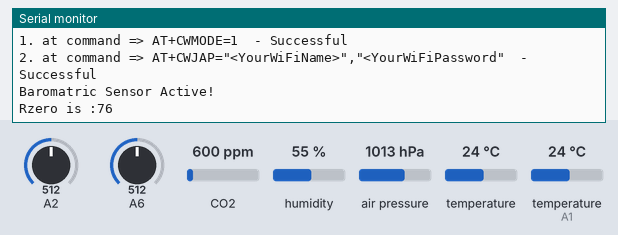
A sketch run on a simulated Arduino Uno, built with avr-gcc and run on an emulated ATmega328P. Shown: the last lines printed to the serial monitor. Inputs (shaded band) come from the test bench; at power-on: air pressure 1013 hPa, A2 = 512, CO2 600 ppm, A6 = 512, humidity 55 %, temperature 24 °C, temperature (sensor on A1) 24 °C. The modem accepts every AT command (registered, SIM ready, sends succeed) and sends nothing else.

Above: at 1.3 s.
1.4 s: air pressure set to 952 hPa
At 3.4 s:
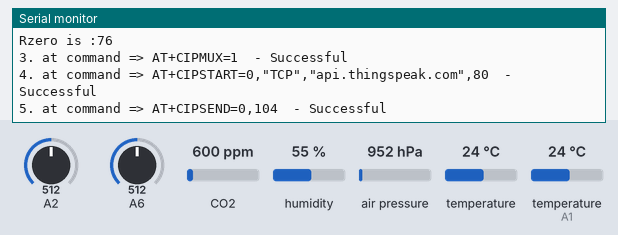
3.7 s: A2 set to 30
At 4.9 s:
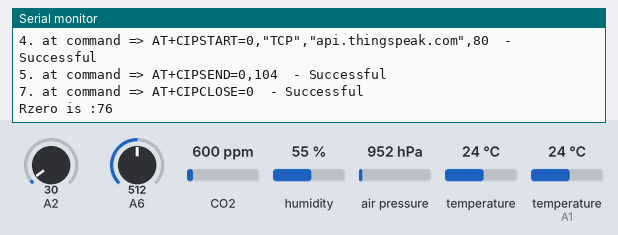
8.9 s: CO2 set to 452 ppm
At 10.2 s:
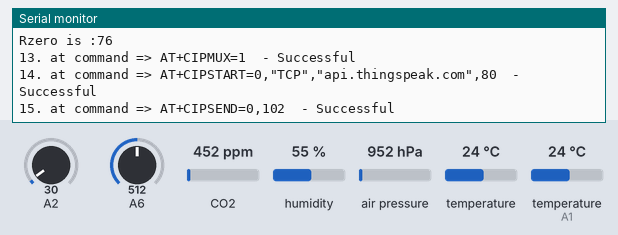
10.4 s: A6 set to 30
At 11.7 s:
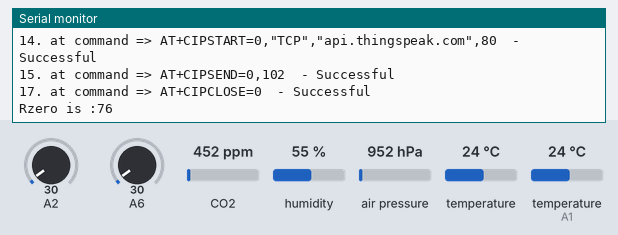
11.9 s: A6 set to 306
At 13.7 s:
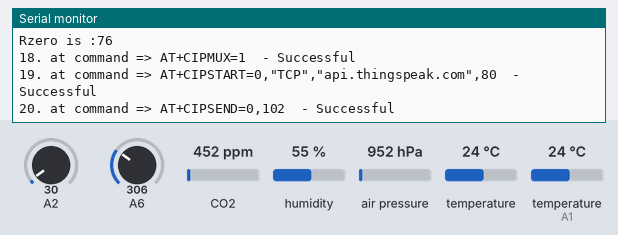
20.6 s: air pressure set to 1000 hPa
At 21.8 s:
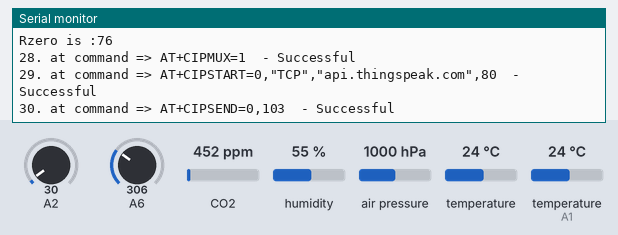
Timing chart, 0 to 23.1 s (numbered marks = the images above; inputs shaded):
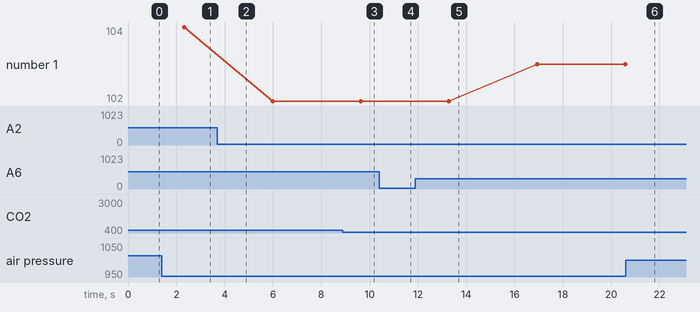

The sketch:

weathersystem.ino
```cpp
#include <SoftwareSerial.h>
#include <dht.h>
#include <MQ135.h>
#include <SFE_BMP180.h>
#include <math.h>
dht DHT;
MQ135 mq = MQ135(A0); // set MQ135 gas sensor output to analog input a0
SFE_BMP180 bmp180;
#define RX 9  // if you connected your ESP8266 TX on 9th pin , then set RX as 9 . change this as per your settings
#define TX 10 // if you connected your ESP8266 RX on 10th pin , then set TX as 10. change this as per your settings
String AP = "<YourWiFiName>";       // put your wifi name here
String PASS = "<YourWiFiPassword"; // put your wifi password here
String API = "<YourAPIKey>";   // put the API key from things speak , "Write API KEY"
String HOST = "api.thingspeak.com"; // keep this as it is for thingspeak
String PORT = "80"; // keep this as it is
String field = "field1"; // reduce or increase the field as per your need , i have 3 fields so i created 3
String field2 = "field2";
String field3 = "field3";
String field4 = "field4";
String field5 = "field5";
int countTrueCommand; // keep as it is
int countTimeCommand; // keep as it is
boolean found = false; // keep as it is
float Po = 1013.0;
float valAirQuality = 1;   //stores value of airquality initialized 1
float valTemperature = 1; // stores value of temperature initialized 1
float valHumidity = 1;  // stores value of humidity initialized 1
double valPressure = 1;  // stores air pressure initialized 1
double valAltitude = 1; // stores altitude
SoftwareSerial esp8266(RX,TX);  // this is used to create esp8266 object and convert digital pins as communication pins


void setup() {
  Serial.begin(9600); // start serial monitor , baud rate 9600
  Serial.println("Weather Monitor System v1.0 Initialized");
  esp8266.begin(115200); //  start Esp8266 object
  sendCommand("AT",5,"OK"); // keep as it is
  sendCommand("AT+CWMODE=1",5,"OK");  // keep as it is
  sendCommand("AT+CWJAP=\""+ AP +"\",\""+ PASS +"\"",20,"OK"); // keep as it is
  bool success = bmp180.begin();
  if(success==1)
  {
    Serial.println("Baromatric Sensor Active!");
  }
}
void loop() {
  int rzero = (int) mq.getRZero();
 Serial.print("Rzero is :");
 Serial.println(rzero);
 valAirQuality = getAirQuality(); // create a function to get each sensor value , and set the value as the result of the function
 valTemperature = getTemp();  // same as above
 valPressure = pressureVal();
 valAltitude = getAltitude();

 //  Send a GET Request and update the field value's
 String getData = "GET /update?api_key="+ API +"&"+ field +"="+valAirQuality+"&"+field2 +"="+valTemperature +"&" + field3 + "=" + valHumidity + "&" +field4 + "=" + valPressure + "&" + field5 + "=" + valAltitude; // the main thing to send the data , edit this as per your fields
sendCommand("AT+CIPMUX=1",5,"OK"); // keep as it is
 sendCommand("AT+CIPSTART=0,\"TCP\",\""+ HOST +"\","+ PORT,15,"OK"); // keep as it is
 sendCommand("AT+CIPSEND=0," +String(getData.length()+4),4,">");  // keep as it is
 esp8266.println(getData);delay(1500);countTrueCommand++; //keep as it is
 sendCommand("AT+CIPCLOSE=0",5,"OK"); // keep as it is
}
int getAirQuality(){ //function to get air quality , change this as per your fields
  return analogRead(mq.getPPM()); // change the pin as per your pins , in my case i got Air Quality at pin A0
}
float getTemp() //change as per your case
{
  DHT.read11(A1); // dht11 library was in my case , change this as per your case;
  return DHT.temperature;
}
float getHumidity() //change as per your case
{
  DHT.read11(A1);
  return DHT.humidity;
}
double getAltitude()
{
    boolean status = bmp180.startTemperature();
  double T,P;
  double alt;
  if (status != 0) {
    delay(1000);
    status = bmp180.getTemperature(T);
    if (status != 0) {
      status = bmp180.startPressure(3);
      if (status != 0) {
        delay(status);
        status = bmp180.getPressure(P, T);
        if(status!=0)
        {
           alt = bmp180.altitude(P,Po);
           return alt;
        }
       else
       {
        return 0;
       }
            }
            else
            {
              return 0;
            }
    }
    else {
      return 0;
    }
    }
    else {
      return 0;
    }
}
double pressureVal()
{
  boolean status = bmp180.startTemperature();
  double T,P;
  if (status != 0) {
    delay(1000);
    status = bmp180.getTemperature(T);
    if (status != 0) {
      status = bmp180.startPressure(3);
      if (status != 0) {
        delay(status);
        status = bmp180.getPressure(P, T);
        if(status!=0)
        {
           return (P);
        }
       else
       {
        return 0;
       }
            }
            else
            {
              return 0;
            }
    }
    else {
      return 0;
    }
    }
    else {
      return 0;
    }
}
void sendCommand(String command, int maxTime, char readReplay[]) {  // keep as it is
  Serial.print(countTrueCommand); // keep as it is
  Serial.print(". at command => "); // keep as it is
  Serial.print(command); // keep as it is
  Serial.print(" "); // keep as it is
  while(countTimeCommand < (maxTime*1)) // keep as it is
  {
    esp8266.println(command);//at+cipsend   // keep as it is
    if(esp8266.find(readReplay))//ok   // keep as it is
    {
      found = true;  // keep as it is
      break;  // keep as it is
    }
     countTimeCommand++;  // keep as it is
  }
  if(found == true)
  {
    Serial.println(" - Successful");  // keep as it is
    countTrueCommand++;   // keep as it is
    countTimeCommand = 0;   // keep as it is
  }

  if(found == false)
  {
    Serial.println("Fail");  // keep as it is
    countTrueCommand = 0;   // keep as it is
    countTimeCommand = 0;   // keep as it is
  }
  found = false;
 }
```

Measured:
- after the input at 1.4 s, the serial monitor: prints a new line after 0.94 s (image 1)
- plotted number 1: 104 → 102 after the input at 3.7 s, 102 → 103 after the input at 11.9 s
